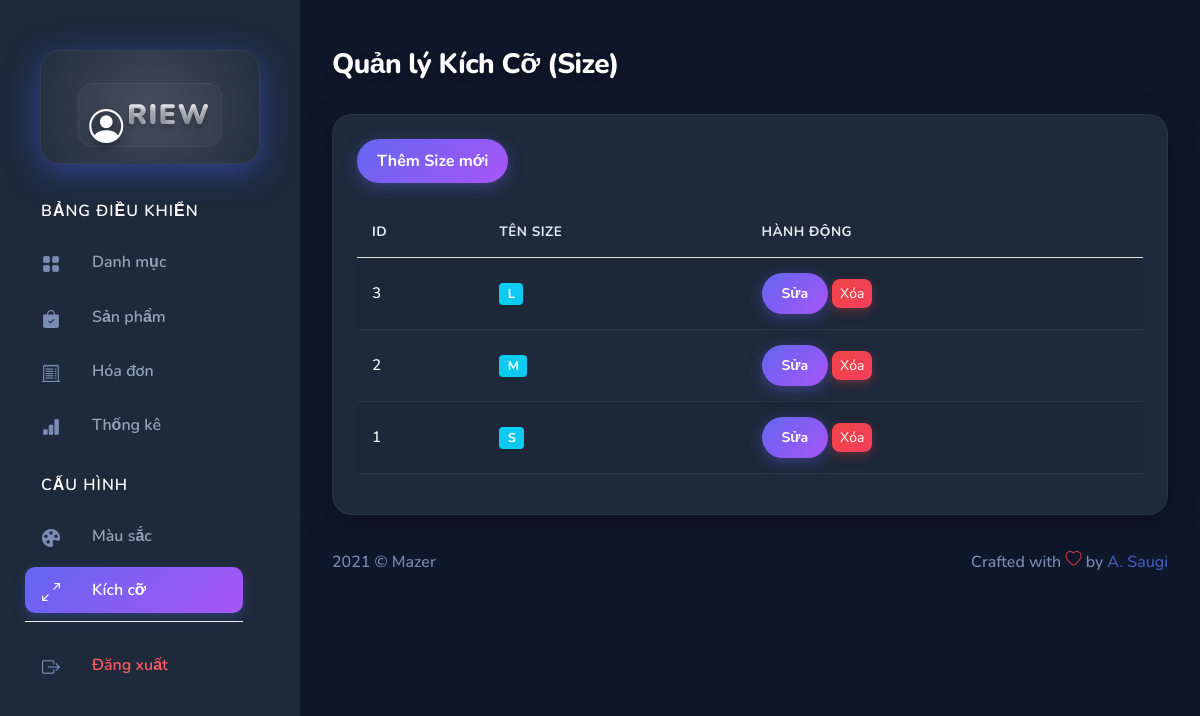
The app's page /admin/index.php?action=listkichco (signed in) with its own data.
### tables this page shows
CREATE TABLE `kich_co` (
  `id_kichco` int(11) NOT NULL,
  `loai_kich_co` varchar(50) DEFAULT NULL
);

### admin/Controller/KichCoController.php (called while the page is built, shortened)
<?php
include_once("Model/KichCo.php");
class KichCoController {
    private $model;
    public function __construct() {
        $this->model = new KichCo();
    }
    public function index() {
        $listKichCo = $this->model->getAll();
        include "views/kichco/list.php";
    }
}
?>

### admin/Model/pdo.php (called while the page is built, shortened)
<?php
function pdo_get_connection(){
    $dburl = "mysql:host=localhost;dbname=pro1014_uy;charset=utf8";
    $username = 'root';
    $password = '';
    $conn = new PDO($dburl, $username, $password);
    $conn->setAttribute(PDO::ATTR_ERRMODE, PDO::ERRMODE_EXCEPTION);
    return $conn;
}
function pdo_query($sql){
    $sql_args = array_slice(func_get_args(), 1);
    try{
        $conn = pdo_get_connection();
        $stmt = $conn->prepare($sql);
        $stmt->execute($sql_args);
        $rows = $stmt->fetchAll();
        return $rows;
    }
    catch(PDOException $e){
        throw $e;
    }
    finally{
        unset($conn);
    }
}

### admin/Model/KichCo.php (called while the page is built, shortened)
<?php
class KichCo {
    public function getAll() {
        $sql = "SELECT * FROM kich_co ORDER BY id_kichco DESC";
        return pdo_query($sql);
    }
}
?>

### admin/views/kichco/list.php (the view)
<?php
include_once("views/layouts/header.php");
?>
<div class="page-heading">
    <h3>Quản lý Kích Cỡ (Size)</h3>
</div>
<div class="page-content">
    <div class="card">
        <div class="card-header">
            <a href="index.php?action=createkichco" class="btn btn-primary">Thêm Size mới</a>
        </div>
        <div class="card-body">
            <table class="table table-striped">
                <thead>
                    <tr>
                        <th>ID</th>
                        <th>Tên Size</th>
                        <th>Hành động</th>
                    </tr>
                </thead>
                <tbody>
                    <?php foreach($listKichCo as $kc) { ?>
                        <tr>
                            <td><?php echo $kc['id_kichco']; ?></td>
                            <td>
                                <span class="badge bg-info"><?php echo $kc['loai_kich_co']; ?></span>
                            </td>
                            <td>
                                <a href="index.php?action=editkichco&id=<?php echo $kc['id_kichco']; ?>" class="btn btn-sm btn-primary">Sửa</a>
                                <a href="index.php?action=deletekichco&id=<?php echo $kc['id_kichco']; ?>" class="btn btn-sm btn-danger" onclick="return confirm('Xóa size này?')">Xóa</a>
                            </td>
                        </tr>
                    <?php } ?>
                </tbody>
            </table>
        </div>
    </div>
</div>
<?php
include_once("views/layouts/footer.php");
?>

### admin/views/assets/css/app.css (style rules this page uses)
.btn.btn-danger,.btn.btn-info,.btn.btn-primary,.btn.btn-secondary,.btn.btn-success,.btn.btn-warning { color:#fff }
.card { margin-bottom:2.2rem;border:none }
.card .card-header { border:none }
.card .card-header~.card-body { padding-top:0 }
.card .card-body { padding:1.5rem }
.dataTable-table td,.dataTable-table thead th,.table td,.table thead th { vertical-align:middle }
.dataTable-table:not(.table-borderless) thead th,.table:not(.table-borderless) thead th { border-bottom:1px solid #dedede!important }
.page-heading { margin:0 0 2rem }
.page-heading h3 { font-weight:700 }
a { text-decoration:none }

### admin/views/assets/css/custom.css (style rules this page uses)
:root { --bg-dark: #0f172a; --bg-sidebar: #1e293b; --bg-card: #1e293b; --text-primary: #f8fafc; --text-secondary: #94a3b8; --accent-gradient: linear-gradient( 135deg, #6366f1 0%, #a855f7 100% ); --btn-delete: linear-gradient(135deg, #ef4444 0%, #f43f5e 100%); --btn-edit: linear-gradient(135deg, #3b82f6 0%, #06b6d4 100%); }
body { background-color: var(--bg-dark) !important; color: var(--text-primary) !important; font-family: "Nunito", sans-serif; font-weight: 500; }
.page-heading h3 { color: #fff !important; font-weight: 800; letter-spacing: -0.5px; text-shadow: 0 4px 10px rgba(0, 0, 0, 0.3); }
.card { background-color: var(--bg-card) !important; border-radius: 20px; border: 1px solid rgba(255, 255, 255, 0.05); box-shadow: 0 10px 30px rgba(0, 0, 0, 0.3); }
.card-header { background: transparent; border-bottom: 1px solid rgba(255, 255, 255, 0.05); color: #fff !important; font-weight: 700; font-size: 1.2rem; padding: 1.5rem; }
.table { color: var(--text-primary) !important; }
.table thead th { color: #94a3b8 !important; border-bottom: 1px solid rgba(255, 255, 255, 0.1); font-weight: 700; text-transform: uppercase; font-size: 0.85rem; padding: 15px; }
.table tbody td { padding: 15px; vertical-align: middle; border-bottom: 1px solid rgba(255, 255, 255, 0.05); font-size: 0.95rem; }
body:not(.auth-page) .btn-primary, body:not(.auth-page) a[href*="add"] { background: var(--accent-gradient) !important; border: none !important; color: #fff; font-weight: 700; padding: 10px 20px; border-radius: 50px; box-shadow: 0 4px 15px rgba(99, 102, 241, 0.4); transition: transform 0.2s; }
body:not(.auth-page) .btn-danger { background: var(--btn-delete) !important; border: none; color: #fff; border-radius: 8px; box-shadow: 0 4px 10px rgba(239, 68, 68, 0.3); }
.table tbody td { color: #ffffff !important; opacity: 1 !important; font-weight: 500 !important; vertical-align: middle !important; }
.table tbody td *, .table tbody td span, .table tbody td small, .table tbody td p, .table tbody td a { color: #ffffff !important; opacity: 1 !important; }
.table tbody td .btn, .table tbody td .badge { color: #ffffff !important; }
.table thead th { color: #e2e8f0 !important; font-weight: 700 !important; text-transform: uppercase; letter-spacing: 0.5px; }

### records on screen
kich_co: id_kichco "3", loai_kich_co "L"
kich_co: id_kichco "2", loai_kich_co "M"
kich_co: id_kichco "1", loai_kich_co "S"
